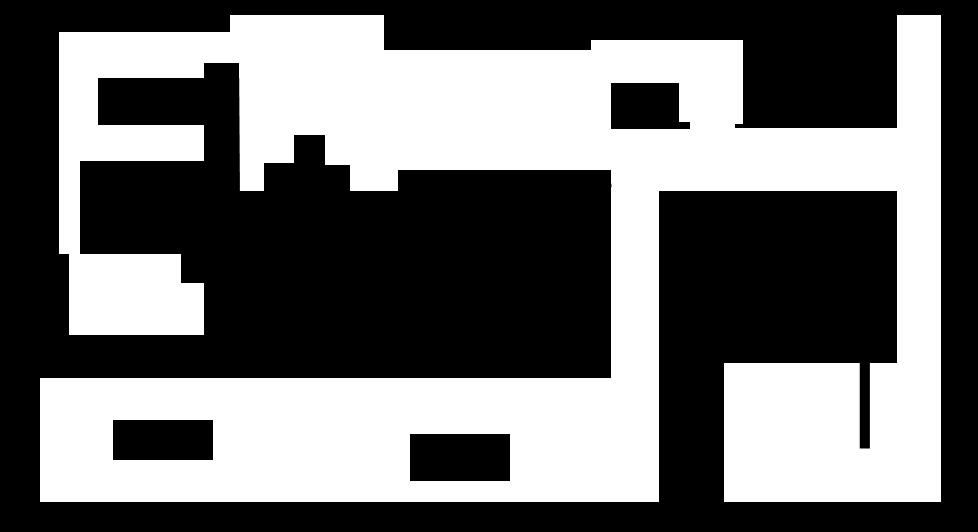
#> input picture layoutPF.png, 978 x 532 px
$ python getting_layout_PF.py
#> lines starting #> are read from the running program, lines starting #| are printed output that depends on the picture
from PIL import Image
import numpy as np
import cv2

I = Image.open('layoutPF.png')
#> I is the input picture: PIL image 978x532 RGBA; mean R, G, B, A 110.4, 110.4, 110.4, 255
image = cv2.imread('layoutPF.png')
#> image: shape (532, 978, 3); min 0, max 255, mean 110.4
newsize = (810,1431)

image = cv2.resize(image,newsize,interpolation=cv2.INTER_AREA)
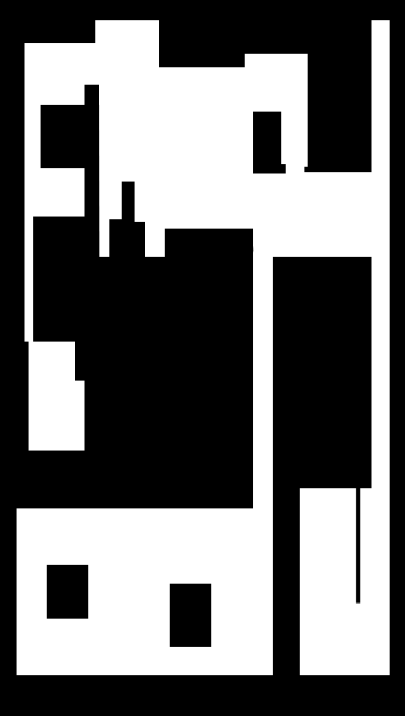
#> image: shape (1431, 810, 3) (shown at 1/2 size); min 0, max 255, mean 110.3
print(image.shape)
#| (1431, 810, 3)
# [4 lines of commented-out code are left out]
I_array = np.array(image)
print (I_array.shape)
#| (1431, 810, 3)
I_length = I_array.shape[0]
#> I_length = 1431
I_width  = I_array.shape[1]
#> I_width = 810
# print (I_array[0][I_width-50] == [0, 0, 0])
# print(I_width)


# reset txt file
with open("layout_map.txt","a") as f:
    f.truncate(0)
print(I_length,I_width)
#| 1431 810
# write txt file
for i in range(I_length):
    for j in range(I_width):
        if (I_array[i][j] == [0, 0, 0]).all():
            x = 0.01*(i)
            y = 0.01*(j)

            data1 = str(x).split('.')[0] + '.' + str(x).split('.')[1][:2] + ", " + str(y).split('.')[0] + '.' + str(y).split('.')[1][:2] + ", " + "0"
            with open("layout_map.txt","a") as f:
#> (the run stopped early here; a loop or call above may not have finished)
